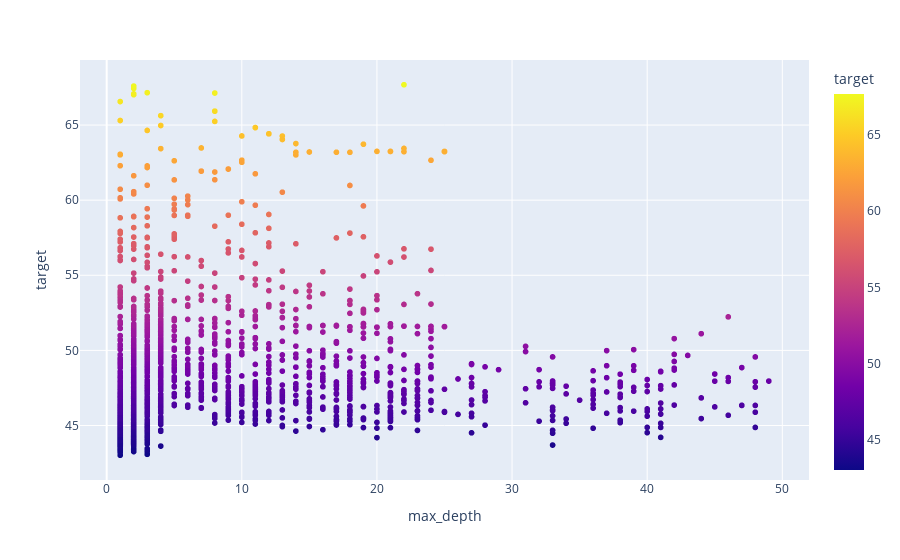

Notebook code cell kept with this figure:
### Code cell
px.scatter(df1, x="max_depth", y="target", color="target")

### Figure 1 — Plotly figure (JSON) as saved in the notebook; plotly's stock layout.template omitted (floating-point values rounded to 4 significant figures; data arrays with more than 128 entries replaced by an {"elided": "..."} marker saying what was removed)
{"data": [{"hovertemplate": "max_depth=%{x}<br>target=%{marker.color}<extra></extra>", "legendgroup": "", "marker": {"color": {"elided": "2410 float values"}, "coloraxis": "coloraxis", "symbol": "circle"}, "mode": "markers", "name": "", "showlegend": false, "type": "scattergl", "x": {"elided": "2410 int values"}, "xaxis": "x", "y": {"elided": "2410 float values"}, "yaxis": "y"}], "layout": {"coloraxis": {"colorbar": {"title": {"text": "target"}}, "colorscale": [[0, "#0d0887"], [0.1111, "#46039f"], [0.2222, "#7201a8"], [0.3333, "#9c179e"], [0.4444, "#bd3786"], [0.5556, "#d8576b"], [0.6667, "#ed7953"], [0.7778, "#fb9f3a"], [0.8889, "#fdca26"], [1, "#f0f921"]]}, "legend": {"tracegroupgap": 0}, "margin": {"t": 60}, "xaxis": {"anchor": "y", "domain": [0, 1], "title": {"text": "max_depth"}}, "yaxis": {"anchor": "x", "domain": [0, 1], "title": {"text": "target"}}}}
